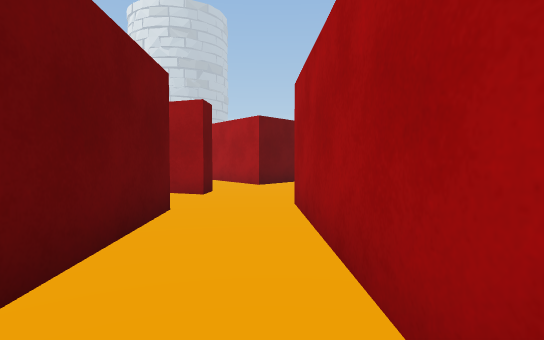
[1] (above)

16 first-person views from a walk through a Unity game level. The camera is 0.72 m above the floor, tilts 2° down and sees 80° across. The floor is counted in squares, 1 m on a side. Each view is taken from the middle of a square. On the plan, view 1 faces up. The plan holds only what a view shows up to about 10 squares ahead; the rest is blank. The place goes on beyond the plan.

[2]
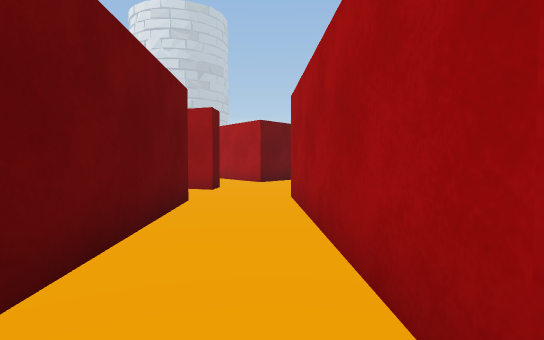

[3]
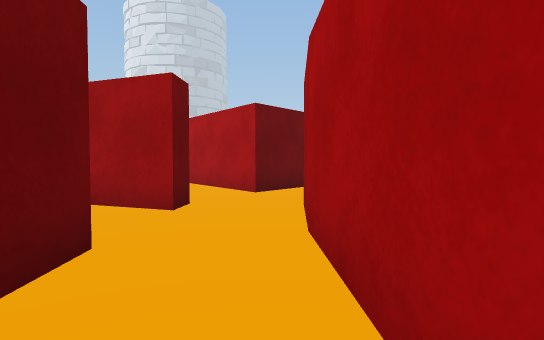

[4]
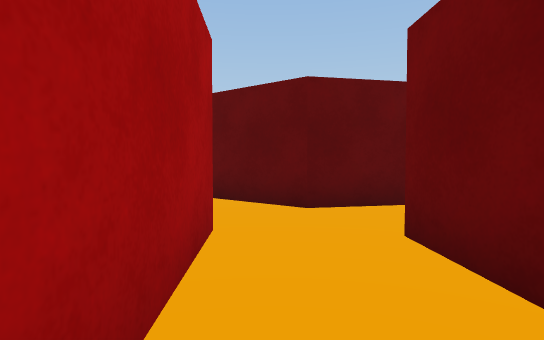

[5]
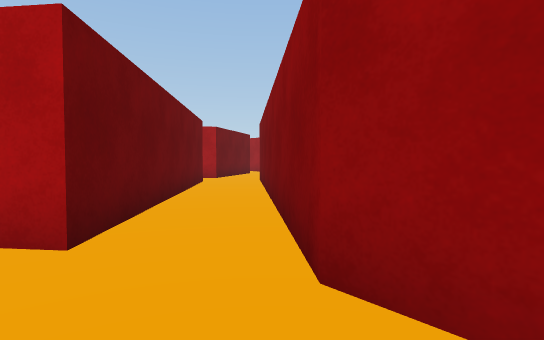

[6]
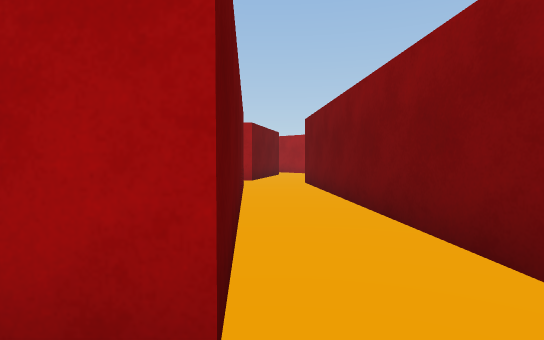

[7]
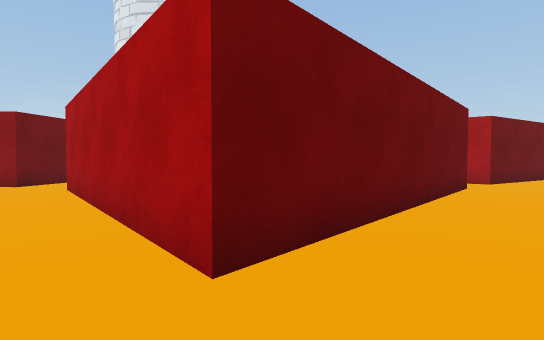

[8]
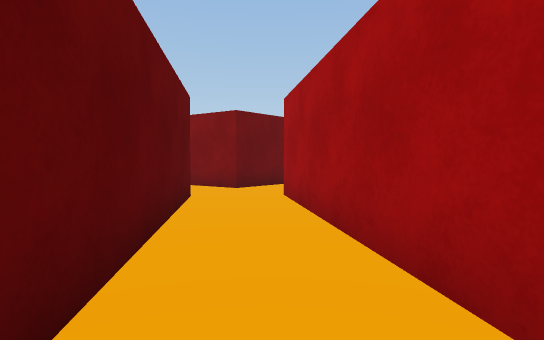

[9]
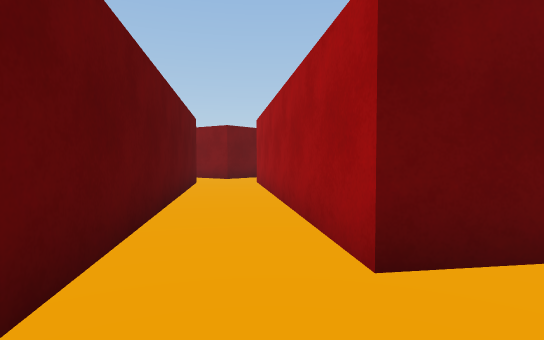

[10]
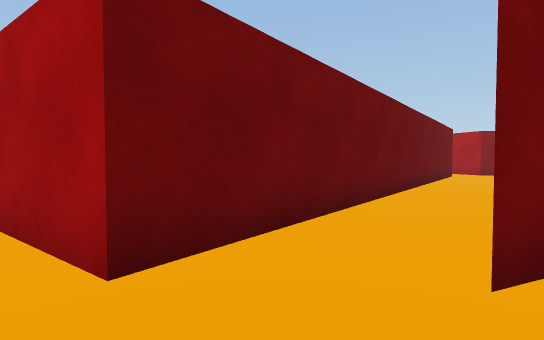

[11]
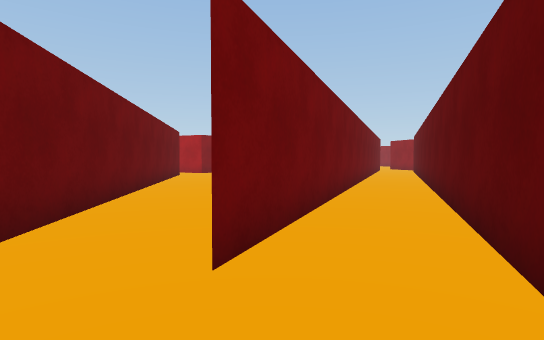

[12]
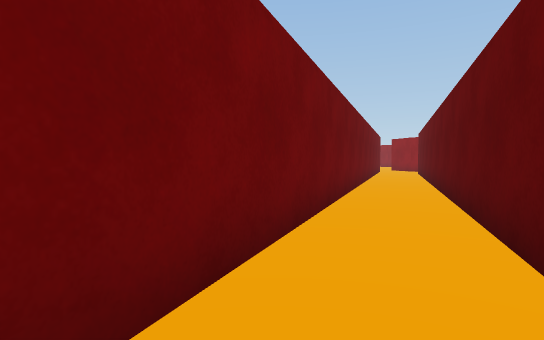

[13]
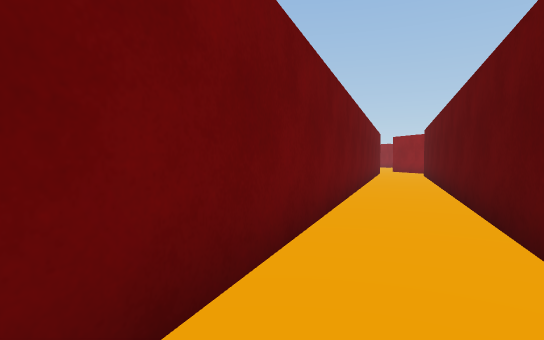

[14]
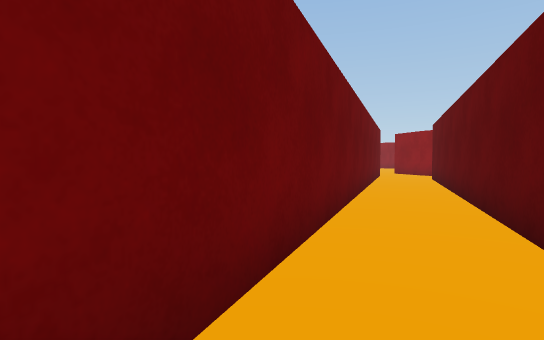

[15]
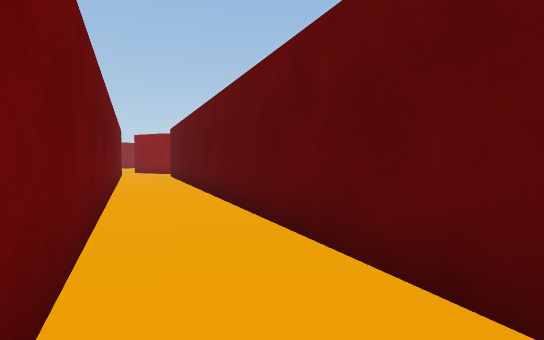

[16]
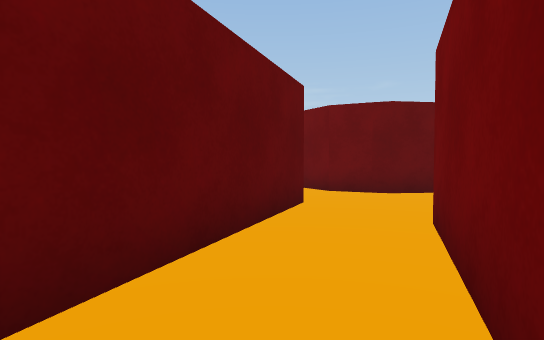

### Floor plan
Points are (right, up) in squares from view 1. A wall is a line through its corners. A room is listed if a view was taken in it or the views show most of it. See-through windows are left out.
Room 1 (views 1, 2, 3, 4, 5, 6, 7)
walls: (-1.4, 4.7) (-1.2, 0) (-2.5, -0.3); (0.4, 5.3) (0.5, 7.1) (1.1, 7.8); (-1.3, 7.3) (-1.4, 6.5) (-2.6, 7); (0.6, -0.3) (0.4, 5.2); (-0.4, 8.9) (-2.5, 11.6); (-2.2, -2) (-0.5, -1.7)
ways out: opening at (1, -1) to room 2
Room 2 (views 8, 9, 10, 11)
walls: (8.6, -3) (7, -5.1) (0.6, -0.3); (9, -7.3) (9.9, -6.9); (-0.5, -1.7) (6.5, -7) (6.7, -7.5)
ways out: opening at (1, -1) to room 1; opening at (10, -6) to room 3
Room 3 (views 12, 13)
walls: (12.3, -3.9) (9.1, -5.3); (9.9, -6.9) (13.7, -5.2)
ways out: opening at (10, -6) to room 2; opening at (13, -4) to room 4
Room 4 (views 14, 15, 16)
walls: (13.7, -5.2) (18.7, -3.1); (17.3, -1.7) (12.3, -3.9)
ways out: opening at (13, -4) to room 3; opening at (18, -2)

Positions as (right, up) in squares from view 1, and headings:
1: (0, 0), facing up
2: (0, -1), facing up
3: (0, 2), facing up
4: (0, 3), facing down
5: (-1, 6), facing up-right
6: (-1, 8), facing up-right
7: (0, 7), facing up
8: (5, -5), facing up-left
9: (8, -7), facing up-left
10: (8, -7), facing up
11: (8, -7), facing up-right
12: (10, -6), facing up-right
13: (12, -5), facing up-right
14: (14, -4), facing up-right
15: (13, -4), facing right
16: (13, -4), facing down-left
